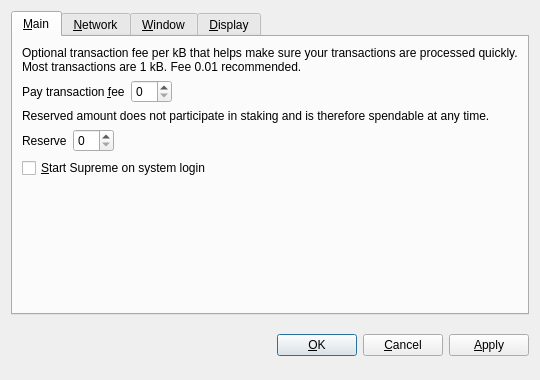
<?xml version="1.0" encoding="UTF-8"?>
<ui version="4.0">
 <class>OptionsDialog</class>
 <widget class="QDialog" name="OptionsDialog">
  <property name="geometry">
   <rect>
    <x>0</x>
    <y>0</y>
    <width>540</width>
    <height>380</height>
   </rect>
  </property>
  <property name="windowTitle">
   <string>Options</string>
  </property>
  <property name="modal">
   <bool>true</bool>
  </property>
  <layout class="QVBoxLayout" name="verticalLayout">
   <item>
    <widget class="QTabWidget" name="tabWidget">
     <property name="tabPosition">
      <enum>QTabWidget::North</enum>
     </property>
     <property name="currentIndex">
      <number>0</number>
     </property>
     <widget class="QWidget" name="tabMain">
      <attribute name="title">
       <string>&amp;Main</string>
      </attribute>
      <layout class="QVBoxLayout" name="verticalLayout_Main">
       <item>
        <widget class="QLabel" name="transactionFeeInfoLabel">
         <property name="text">
          <string>Optional transaction fee per kB that helps make sure your transactions are processed quickly. Most transactions are 1 kB. Fee 0.01 recommended.</string>
         </property>
         <property name="textFormat">
          <enum>Qt::PlainText</enum>
         </property>
         <property name="wordWrap">
          <bool>true</bool>
         </property>
        </widget>
       </item>
       <item>
        <layout class="QHBoxLayout" name="horizontalLayoutFee">
         <item>
          <widget class="QLabel" name="transactionFeeLabel">
           <property name="text">
            <string>Pay transaction &amp;fee</string>
           </property>
           <property name="textFormat">
            <enum>Qt::PlainText</enum>
           </property>
           <property name="buddy">
            <cstring>transactionFee</cstring>
           </property>
          </widget>
         </item>
         <item>
          <widget class="BitcoinAmountField" name="transactionFee"/>
         </item>
         <item>
          <spacer name="horizontalSpacerFee">
           <property name="orientation">
            <enum>Qt::Horizontal</enum>
           </property>
           <property name="sizeHint" stdset="0">
            <size>
             <width>40</width>
             <height>20</height>
            </size>
           </property>
          </spacer>
         </item>
        </layout>
       </item>
       <item>
        <widget class="QLabel" name="reserveBalanceInfoLabel">
         <property name="text">
          <string>Reserved amount does not participate in staking and is therefore spendable at any time.</string>
         </property>
         <property name="textFormat">
          <enum>Qt::PlainText</enum>
         </property>
         <property name="wordWrap">
          <bool>true</bool>
         </property>
        </widget>
       </item>
       <item>
        <layout class="QHBoxLayout" name="horizontalLayoutReserveBalance">
         <item>
          <widget class="QLabel" name="reserveBalanceLabel">
           <property name="text">
            <string>Reserve</string>
           </property>
           <property name="textFormat">
            <enum>Qt::PlainText</enum>
           </property>
           <property name="buddy">
            <cstring>reserveBalance</cstring>
           </property>
          </widget>
         </item>
         <item>
          <widget class="BitcoinAmountField" name="reserveBalance"/>
         </item>
         <item>
          <spacer name="horizontalSpacerReserveBalance">
           <property name="orientation">
            <enum>Qt::Horizontal</enum>
           </property>
           <property name="sizeHint" stdset="0">
            <size>
             <width>40</width>
             <height>20</height>
            </size>
           </property>
          </spacer>
         </item>
        </layout>
       </item>
       <item>
        <widget class="QCheckBox" name="bitcoinAtStartup">
         <property name="toolTip">
          <string>Automatically start Supreme after logging in to the system.</string>
         </property>
         <property name="text">
          <string>&amp;Start Supreme on system login</string>
         </property>
        </widget>
       </item>
       <item>
        <spacer name="verticalSpacer_Main">
         <property name="orientation">
          <enum>Qt::Vertical</enum>
         </property>
         <property name="sizeHint" stdset="0">
          <size>
           <width>20</width>
           <height>40</height>
          </size>
         </property>
        </spacer>
       </item>
      </layout>
     </widget>
     <widget class="QWidget" name="tabNetwork">
      <attribute name="title">
       <string>&amp;Network</string>
      </attribute>
      <layout class="QVBoxLayout" name="verticalLayout_Network">
       <item>
        <widget class="QCheckBox" name="mapPortUpnp">
         <property name="toolTip">
          <string>Automatically open the Supreme client port on the router. This only works when your router supports UPnP and it is enabled.</string>
         </property>
         <property name="text">
          <string>Map port using &amp;UPnP</string>
         </property>
        </widget>
       </item>
       <item>
        <widget class="QCheckBox" name="connectSocks">
         <property name="toolTip">
          <string>Connect to the Supreme network through a SOCKS proxy (e.g. when connecting through Tor).</string>
         </property>
         <property name="text">
          <string>&amp;Connect through SOCKS proxy:</string>
         </property>
        </widget>
       </item>
       <item>
        <layout class="QHBoxLayout" name="horizontalLayout_Network">
         <item>
          <widget class="QLabel" name="proxyIpLabel">
           <property name="text">
            <string>Proxy &amp;IP:</string>
           </property>
           <property name="textFormat">
            <enum>Qt::PlainText</enum>
           </property>
           <property name="buddy">
            <cstring>proxyIp</cstring>
           </property>
          </widget>
         </item>
         <item>
          <widget class="QValidatedLineEdit" name="proxyIp">
           <property name="maximumSize">
            <size>
             <width>140</width>
             <height>16777215</height>
            </size>
           </property>
           <property name="toolTip">
            <string>IP address of the proxy (e.g. 127.0.0.1)</string>
           </property>
          </widget>
         </item>
         <item>
          <widget class="QLabel" name="proxyPortLabel">
           <property name="text">
            <string>&amp;Port:</string>
           </property>
           <property name="textFormat">
            <enum>Qt::PlainText</enum>
           </property>
           <property name="buddy">
            <cstring>proxyPort</cstring>
           </property>
          </widget>
         </item>
         <item>
          <widget class="QLineEdit" name="proxyPort">
           <property name="maximumSize">
            <size>
             <width>55</width>
             <height>16777215</height>
            </size>
           </property>
           <property name="toolTip">
            <string>Port of the proxy (e.g. 9050)</string>
           </property>
          </widget>
         </item>
         <item>
          <widget class="QLabel" name="socksVersionLabel">
           <property name="text">
            <string>SOCKS &amp;Version:</string>
           </property>
           <property name="textFormat">
            <enum>Qt::PlainText</enum>
           </property>
           <property name="buddy">
            <cstring>socksVersion</cstring>
           </property>
          </widget>
         </item>
         <item>
          <widget class="QValueComboBox" name="socksVersion">
           <property name="toolTip">
            <string>SOCKS version of the proxy (e.g. 5)</string>
           </property>
          </widget>
         </item>
         <item>
          <spacer name="horizontalSpacer_Network">
           <property name="orientation">
            <enum>Qt::Horizontal</enum>
           </property>
           <property name="sizeHint" stdset="0">
            <size>
             <width>40</width>
             <height>20</height>
            </size>
           </property>
          </spacer>
         </item>
        </layout>
       </item>
       <item>
        <spacer name="verticalSpacer_Network">
         <property name="orientation">
          <enum>Qt::Vertical</enum>
         </property>
         <property name="sizeHint" stdset="0">
          <size>
           <width>20</width>
           <height>40</height>
          </size>
         </property>
        </spacer>
       </item>
      </layout>
     </widget>
     <widget class="QWidget" name="tabWindow">
      <attribute name="title">
       <string>&amp;Window</string>
      </attribute>
      <layout class="QVBoxLayout" name="verticalLayout_Window">
       <item>
        <widget class="QCheckBox" name="minimizeToTray">
         <property name="toolTip">
          <string>Show only a tray icon after minimizing the window.</string>
         </property>
         <property name="text">
          <string>&amp;Minimize to the tray instead of the taskbar</string>
         </property>
        </widget>
       </item>
       <item>
        <widget class="QCheckBox" name="minimizeOnClose">
         <property name="toolTip">
          <string>Minimize instead of exit the application when the window is closed. When this option is enabled, the application will be closed only after selecting Quit in the menu.</string>
         </property>
         <property name="text">
          <string>M&amp;inimize on close</string>
         </property>
        </widget>
       </item>
       <item>
        <spacer name="verticalSpacer_Window">
         <property name="orientation">
          <enum>Qt::Vertical</enum>
         </property>
         <property name="sizeHint" stdset="0">
          <size>
           <width>20</width>
           <height>40</height>
          </size>
         </property>
        </spacer>
       </item>
      </layout>
     </widget>
     <widget class="QWidget" name="tabDisplay">
      <attribute name="title">
       <string>&amp;Display</string>
      </attribute>
      <layout class="QVBoxLayout" name="verticalLayout_Display">
       <item>
        <layout class="QHBoxLayout" name="horizontalLayout_1_Display">
         <item>
          <widget class="QLabel" name="langLabel">
           <property name="text">
            <string>User Interface &amp;language:</string>
           </property>
           <property name="textFormat">
            <enum>Qt::PlainText</enum>
           </property>
           <property name="buddy">
            <cstring>lang</cstring>
           </property>
          </widget>
         </item>
         <item>
          <widget class="QValueComboBox" name="lang">
           <property name="toolTip">
            <string>The user interface language can be set here. This setting will take effect after restarting Supreme.</string>
           </property>
          </widget>
         </item>
        </layout>
       </item>
       <item>
        <layout class="QHBoxLayout" name="horizontalLayout_2_Display">
         <item>
          <widget class="QLabel" name="unitLabel">
           <property name="text">
            <string>&amp;Unit to show amounts in:</string>
           </property>
           <property name="textFormat">
            <enum>Qt::PlainText</enum>
           </property>
           <property name="buddy">
            <cstring>unit</cstring>
           </property>
          </widget>
         </item>
         <item>
          <widget class="QValueComboBox" name="unit">
           <property name="toolTip">
            <string>Choose the default subdivision unit to show in the interface and when sending coins.</string>
           </property>
          </widget>
         </item>
        </layout>
       </item>
       <item>
        <widget class="QCheckBox" name="displayAddresses">
         <property name="toolTip">
          <string>Whether to show Supreme addresses in the transaction list or not.</string>
         </property>
         <property name="text">
          <string>&amp;Display addresses in transaction list</string>
         </property>
        </widget>
       </item>
       <item>
        <widget class="QCheckBox" name="coinControlFeatures">
         <property name="toolTip">
          <string>Whether to show coin control features or not.</string>
         </property>
         <property name="text">
          <string>Display coin &amp;control features (experts only!)</string>
         </property>
        </widget>
       </item>
       <item>
        <spacer name="verticalSpacer_Display">
         <property name="orientation">
          <enum>Qt::Vertical</enum>
         </property>
         <property name="sizeHint" stdset="0">
          <size>
           <width>20</width>
           <height>40</height>
          </size>
         </property>
        </spacer>
       </item>
      </layout>
     </widget>
    </widget>
   </item>
   <item>
    <layout class="QHBoxLayout" name="horizontalLayout_Buttons">
     <item>
      <spacer name="horizontalSpacer_1">
       <property name="orientation">
        <enum>Qt::Horizontal</enum>
       </property>
       <property name="sizeHint" stdset="0">
        <size>
         <width>40</width>
         <height>48</height>
        </size>
       </property>
      </spacer>
     </item>
     <item>
      <widget class="QLabel" name="statusLabel">
       <property name="font">
        <font>
         <weight>75</weight>
         <bold>true</bold>
        </font>
       </property>
       <property name="text">
        <string/>
       </property>
       <property name="textFormat">
        <enum>Qt::PlainText</enum>
       </property>
       <property name="wordWrap">
        <bool>true</bool>
       </property>
      </widget>
     </item>
     <item>
      <spacer name="horizontalSpacer_2">
       <property name="orientation">
        <enum>Qt::Horizontal</enum>
       </property>
       <property name="sizeHint" stdset="0">
        <size>
         <width>40</width>
         <height>48</height>
        </size>
       </property>
      </spacer>
     </item>
     <item>
      <widget class="QPushButton" name="okButton">
       <property name="text">
        <string>&amp;OK</string>
       </property>
      </widget>
     </item>
     <item>
      <widget class="QPushButton" name="cancelButton">
       <property name="text">
        <string>&amp;Cancel</string>
       </property>
       <property name="autoDefault">
        <bool>false</bool>
       </property>
      </widget>
     </item>
     <item>
      <widget class="QPushButton" name="applyButton">
       <property name="text">
        <string>&amp;Apply</string>
       </property>
       <property name="autoDefault">
        <bool>false</bool>
       </property>
      </widget>
     </item>
    </layout>
   </item>
  </layout>
 </widget>
 <customwidgets>
  <customwidget>
   <class>BitcoinAmountField</class>
   <extends>QSpinBox</extends>
   <header>bitcoinamountfield.h</header>
  </customwidget>
  <customwidget>
   <class>QValueComboBox</class>
   <extends>QComboBox</extends>
   <header>qvaluecombobox.h</header>
  </customwidget>
  <customwidget>
   <class>QValidatedLineEdit</class>
   <extends>QLineEdit</extends>
   <header>qvalidatedlineedit.h</header>
  </customwidget>
 </customwidgets>
 <resources/>
 <connections/>
</ui>
